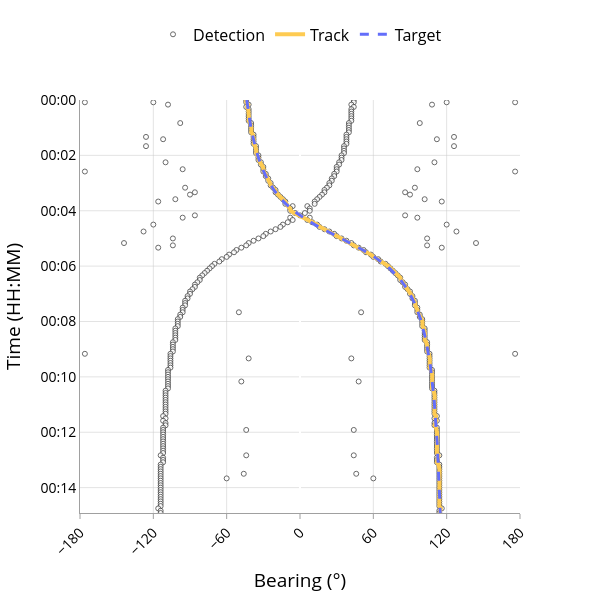

This figure's notebook cell:
### Code cell
import numpy as np
from stonesoup.dataassociator.probability import PDA
from stonesoup.deleter.time import UpdateTimeStepsDeleter
from stonesoup.functions import mod_bearing
from stonesoup.hypothesiser.probability import PDAHypothesiser
from stonesoup.initiator.simple import SinglePointInitiator
from stonesoup.models.measurement.linear import LinearGaussian
from stonesoup.models.transition.linear import ConstantVelocity
from stonesoup.predictor.kalman import KalmanPredictor
from stonesoup.tracker.simple import SingleTargetMixtureTracker
from stonesoup.types.state import GaussianState
from stonesoup.updater.kalman import KalmanUpdater

from nereus.plotter import plot_btr

predictor = KalmanPredictor(ConstantVelocity(0.000001))

measurement_model = LinearGaussian(
    ndim_state=2,
    mapping=[0],
    noise_covar=np.array([[np.deg2rad(1) ** 2]]),
)

updater = KalmanUpdater(measurement_model=measurement_model)

hypothesiser = PDAHypothesiser(
    predictor=predictor,
    updater=updater,
    clutter_spatial_density=5 / np.pi,
    prob_detect=0.95,
)
data_associator = PDA(hypothesiser=hypothesiser)

initial_bearing = float(relative_bearing_truth[0].state_vector[0]) + \
    np.random.normal(0, np.deg2rad(2))

prior_state = GaussianState(
    np.array([initial_bearing, 0.0]),
    np.diag([np.deg2rad(5) ** 2, np.deg2rad(0.5) ** 2]),
    timestamp=start_time,
)

initiator = SinglePointInitiator(
    prior_state=prior_state,
    measurement_model=measurement_model,
    updater=updater,
)

deleter = UpdateTimeStepsDeleter(time_steps_since_update=99999)

tracks = set()

kf = SingleTargetMixtureTracker(
    initiator=initiator,
    deleter=deleter,
    detector=all_detections,
    data_associator=data_associator,
    updater=updater,
)

for _, current_tracks in kf:
    for track in current_tracks:
        track[-1].state_vector[0, 0] = mod_bearing(float(track[-1].state_vector[0, 0]))
    tracks |= current_tracks

plot_btr(
    timesteps=timesteps,
    steering_azimuths=np.rad2deg(steering_azimuths_rad),
    truths=relative_bearing_truths,
    detections=all_detections_flat,
    tracks=tracks,
).show()

### Figure 1 — Plotly figure (JSON) as saved in the notebook; plotly's stock layout.template omitted (floating-point values rounded to 4 significant figures; data arrays with more than 128 entries replaced by an {"elided": "..."} marker saying what was removed)
{"data": [{"marker": {"color": "white", "line": {"width": 1}, "opacity": 0.8, "size": 5}, "mode": "markers", "name": "Detection", "type": "scatter", "x": {"elided": "421 float values"}, "y": {"elided": "421 str values"}}, {"line": {"color": "#FECB52", "width": 4}, "mode": "lines", "name": "Track", "type": "scatter", "x": {"elided": "180 float values"}, "y": {"elided": "180 str values"}}, {"line": {"color": "#636EFA", "dash": "dash", "width": 3}, "mode": "lines", "name": "Target", "type": "scatter", "x": {"elided": "180 float values"}, "y": {"elided": "180 str values"}}], "layout": {"colorway": ["#636EFA", "#EF553B", "#00CC96", "#AB63FA", "#FFA15A", "#19D3F3", "#FF6692", "#B6E880", "#FF97FF", "#FECB52"], "font": {"color": "black", "size": 16}, "height": 600, "legend": {"orientation": "h", "x": 0.5, "xanchor": "center", "y": 1.2}, "paper_bgcolor": "white", "plot_bgcolor": "white", "showlegend": true, "width": 600, "xaxis": {"dtick": 60, "gridcolor": "rgba(200, 200, 200, 0.5)", "linecolor": "rgba(160, 160, 160, 1.0)", "linewidth": 1, "range": [-180, 180], "showgrid": true, "showline": true, "tick0": -180, "tickangle": -45, "tickcolor": "rgba(160, 160, 160, 1.0)", "tickfont": {"size": 14}, "tickmode": "linear", "ticks": "outside", "title": {"text": "Bearing (°)"}}, "yaxis": {"autorange": false, "gridcolor": "rgba(200, 200, 200, 0.5)", "linecolor": "rgba(160, 160, 160, 1.0)", "linewidth": 1, "range": ["2026-02-22T00:14:55", "2026-02-22T00:00:00"], "showgrid": true, "showline": true, "tickcolor": "rgba(160, 160, 160, 1.0)", "tickfont": {"size": 14}, "tickformat": "%H:%M", "title": {"text": "Time (HH:MM)"}}}}
